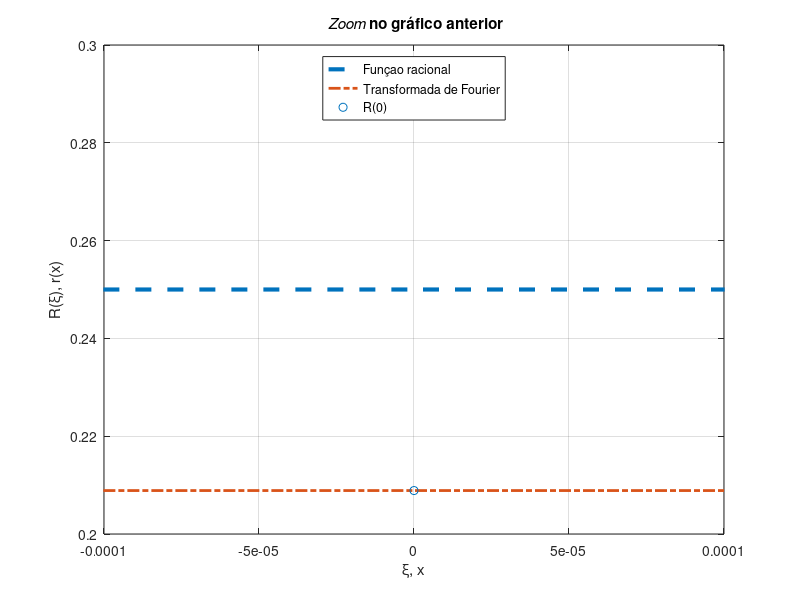

This chart was generated by the following MATLAB code:
%funcao racional, TF e intervalos das funções
r = @(x) 1/((x^2 + 1)*(x^2 + 4));
R = @(x) -sqrt(2*pi)*(exp(2*x) - 2*exp(x))/12;
xr = -10:0.1:10;
xR = -5:0.1:5;

%cria vetores vazios e armazena
%as imagens das funções r e R neles
img_r = [];
img_R = [];
siz1 = length(xr);
siz2 = length(xR);
for i = 1:siz1
  img_r = [img_r r(xr(i))];
endfor
for i = 1:siz2
  img_R = [img_R R(xR(i))];
endfor

close all

%img1
plot(xr, img_r, 'b', 'Linewidth', 3);
title('Gráfico da funcao racional r(x)')
xlabel('x')
ylabel('r(x)')
grid on; pause;

%img2
plot(xR, img_R, 'r', 'Linewidth', 3);
title('Gráfico da Transformada de Fourier R(\xi)');
xlabel('\xi'); ylabel('R(\xi)');
grid on; pause;

%img3
plot(xr, img_r, '--', 'Linewidth', 3, xR, img_R, '-.', 'Linewidth', 2)
legend('Funçao racional r(x)','Transformada de Fourier R(\xi)', 'location','west')
title('Gráfico da funcao racional e Transformada de Fourier')
xlabel('\xi, x'); ylabel('R(\xi), r(x)')
grid on; pause;

%img4
hold on; scatter(0,R(0));
legend('Funçao racional','Transformada de Fourier','R(0)', 'location','north')
xlim([-0.0001 0.0001]);  ylim([0.2 0.3]);
title('{\it Zoom} no gráfico anterior')
